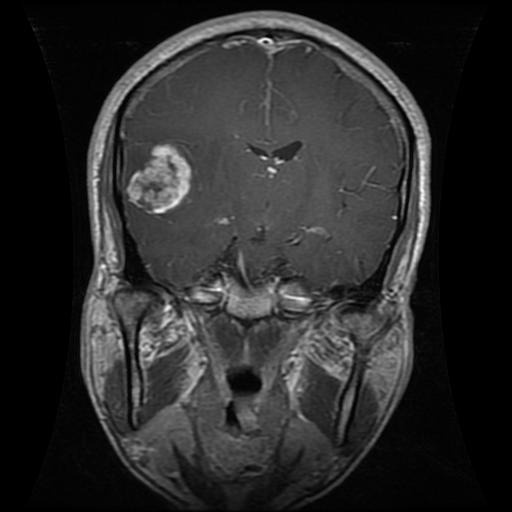
#> input picture samples/brain_mri.jpg, 512 x 512 px
$ python -i rectify.py   (imports and definitions only)   (older library calls are emulated)
#> lines starting #> are read from the running program, lines starting #| are printed output that depends on the picture; after the words box and inside, x2 and y2 are one past the last pixel; in counts of white or black regions, pixels touching at a corner belong together
#> further down, picture is the input picture: shape (512, 512, 3); min 0, max 255, mean 43
### anyscan/utils.py
import cv2
import numpy as np


# [15 lines left out: function load_image, not called in this run]


def resize_max(img, max_side=1024):
#> called with max_side = 800
    h, w = img.shape[:2]
#> h = 512; w = 512
    s = max_side / max(h, w)
#> s = 1.56
    if s < 1:
        img = cv2.resize(img, (int(w * s), int(h * s)), interpolation=cv2.INTER_AREA)
        return img, s
    return img, 1.0


# [5 lines left out: function norm_gray, not called in this run]


def order_quad(pts):
    pts = np.asarray(pts, np.float32).reshape(4, 2)
    s = pts.sum(1); d = np.diff(pts, axis=1).ravel()
    return np.float32([pts[np.argmin(s)], pts[np.argmin(d)], pts[np.argmax(s)], pts[np.argmax(d)]])


def sigmoid(x):
    return 1.0 / (1.0 + np.exp(-x))

### anyscan/rectify.py
"""Find the film / screen inside a phone photo and rectify it (perspective warp)."""
import cv2
import numpy as np
from .utils import order_quad, resize_max


def _quad_candidates(mask, H, W):
    out = []
    cnts, _ = cv2.findContours(mask, cv2.RETR_EXTERNAL, cv2.CHAIN_APPROX_SIMPLE)
    for c in sorted(cnts, key=cv2.contourArea, reverse=True)[:4]:
        area = cv2.contourArea(c)
        if area < 0.10 * H * W or area > 0.96 * H * W:
            continue
        hull = cv2.convexHull(c)
        peri = cv2.arcLength(hull, True)
        for eps in (0.02, 0.03, 0.05, 0.08):
            ap = cv2.approxPolyDP(hull, eps * peri, True)
            if len(ap) == 4:
                q = order_quad(ap.reshape(4, 2).astype(np.float32))
                fill = area / max(cv2.contourArea(q), 1)
                ang = []
                for i in range(4):
                    v1, v2 = q[i - 1] - q[i], q[(i + 1) % 4] - q[i]
                    ang.append(np.degrees(np.arccos(np.clip(v1 @ v2 / (np.linalg.norm(v1) * np.linalg.norm(v2) + 1e-6), -1, 1))))
                if fill > 0.85 and max(abs(a_ - 90) for a_ in ang) < 25:
                    out.append((q, area))
                break
    return out


def find_film(img_bgr):
    """Return (quad in original coords or None, info dict).
    Candidates: low-saturation region, edge contours, and multi-threshold brightness masks
    (image on a dark monitor bezel, or dark film on a bright lightbox)."""
    small, s = resize_max(img_bgr, 800)
#> s = 1
    H, W = small.shape[:2]
#> H = 512; W = 512
    hsv = cv2.cvtColor(small, cv2.COLOR_BGR2HSV)
#> hsv: shape (512, 512, 3); mean H, S, V 0, 0, 43
    gray = cv2.cvtColor(small, cv2.COLOR_BGR2GRAY)
    k = max(9, int(0.03 * min(H, W)) | 1)
#> k = 15
    masks = []
    m1 = (hsv[..., 1] < 40).astype(np.uint8) * 255
#> m1: shape (512, 512); every value is 255
    masks.append(("lowsat", cv2.morphologyEx(m1, cv2.MORPH_CLOSE, np.ones((15, 15), np.uint8))))
    edges = cv2.Canny(cv2.GaussianBlur(gray, (5, 5), 0), 30, 90)
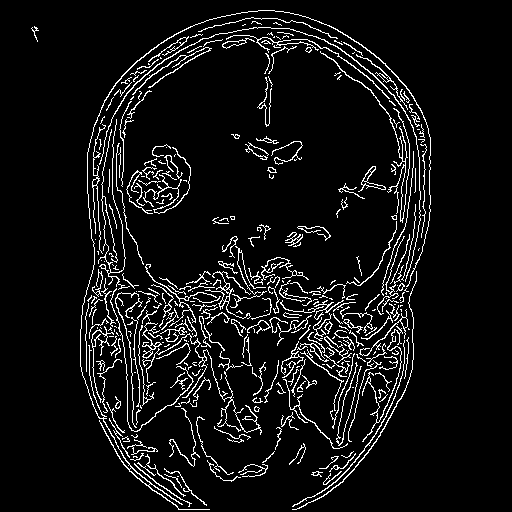
#> edges: shape (512, 512); 7.2% white in thin lines or dots, all inside (x1, y1, x2, y2) = (31, 10, 431, 510)
    masks.append(("edges", cv2.dilate(edges, np.ones((5, 5), np.uint8))))
    g = cv2.GaussianBlur(gray, (7, 7), 0)
    for t in (25, 40, 60, 80):
        m = (g > t).astype(np.uint8) * 255
        m = cv2.morphologyEx(m, cv2.MORPH_CLOSE, np.ones((k, k), np.uint8))
        m = cv2.morphologyEx(m, cv2.MORPH_OPEN, np.ones((k, k), np.uint8))
        masks.append((f"bright>{t}", m))
#> this loop made 4 passes
#> pass 2, in find_film, `m = (g > t).astype(np.uint8) * 255`:
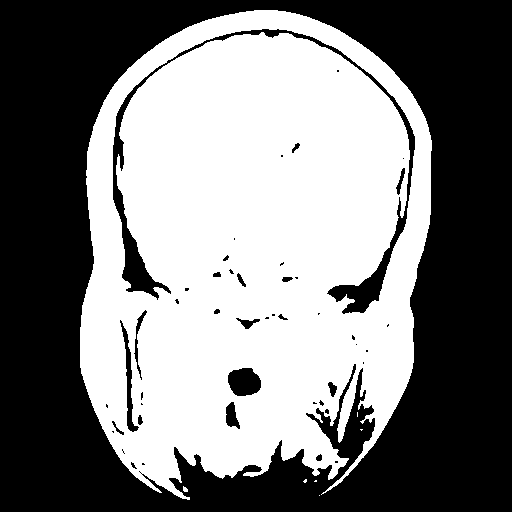
#> m: shape (512, 512); 49.1% white; 7 white regions (5 under 20 px), largest, box (x1, y1, x2, y2) and area: (80, 10, 432, 500) 128628, (183, 486, 188, 492) 22
#> after the loop, masks = 6 items
    for t in (200, 225):
        m = (g < t).astype(np.uint8) * 255
        m = cv2.morphologyEx(m, cv2.MORPH_CLOSE, np.ones((k, k), np.uint8))
        masks.append((f"dark<{t}", m))
#> this loop made 2 passes
#> pass 1, in find_film, `m = (g < t).astype(np.uint8) * 255`:
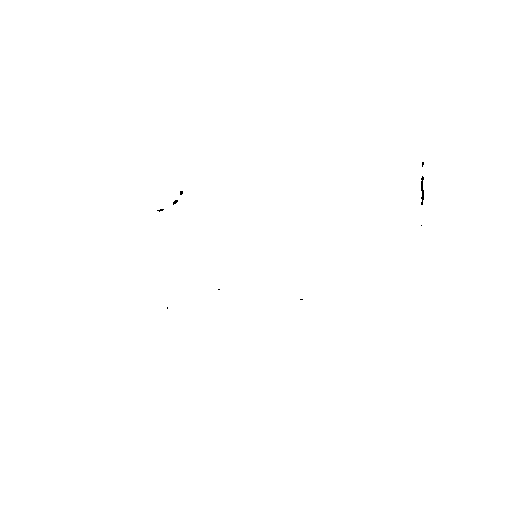
#> m: shape (512, 512); 100% white; black in thin lines or dots, all inside (x1, y1, x2, y2) = (157, 162, 424, 309)
#> after the loop, masks = 8 items
    # image displayed on a dark monitor: it is a bright "hole" inside the dark screen/bezel region
    for t in (30, 45, 65):
        dark = (g < t).astype(np.uint8)
        dark = cv2.morphologyEx(dark, cv2.MORPH_OPEN, np.ones((5, 5), np.uint8))
        cnts, hier = cv2.findContours(dark, cv2.RETR_CCOMP, cv2.CHAIN_APPROX_SIMPLE)
        if hier is None:
            continue
        hole = np.zeros((H, W), np.uint8)
        for c, h in zip(cnts, hier[0]):
            if h[3] >= 0 and cv2.contourArea(c) > 0.08 * H * W:
                cv2.drawContours(hole, [c], -1, 255, -1)
        if hole.any():
            masks.insert(0, (f"screen-hole<{t}", hole))
#> this loop made 3 passes
#> pass 1, in find_film, `dark = cv2.morphologyEx(dark, cv2.MORPH_OPEN, np.ones((5, 5), np.uint8))`:
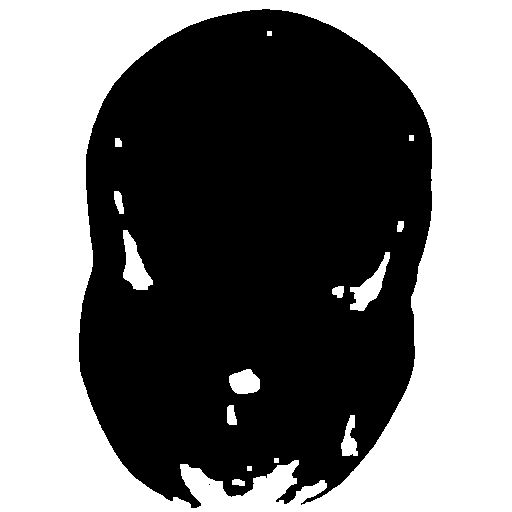
#> dark: shape (512, 512); values 0 (black) and 1 (white), 47.1% white; 15 white regions, largest, box (x1, y1, x2, y2) and area: (0, 0, 512, 512) 119900, (123, 230, 153, 290) 949, (350, 252, 390, 311) 866
#> after the loop:
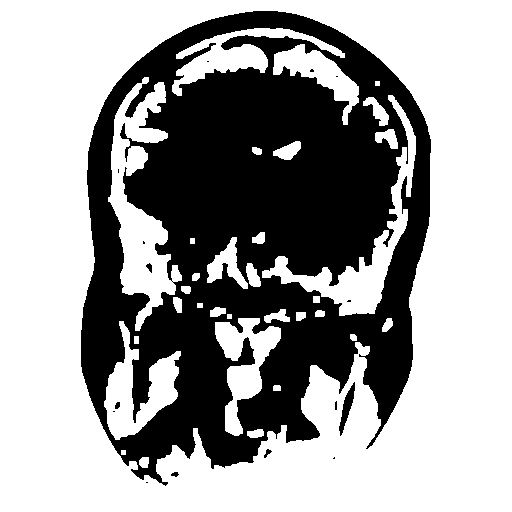
#> dark: shape (512, 512); values 0 (black) and 1 (white), 62.3% white; 16 black regions (10 under 20 px), largest, box (x1, y1, x2, y2) and area: (81, 11, 431, 486) 98301, (339, 382, 355, 436) 318, (146, 263, 152, 273) 35, (264, 449, 272, 458) 33, (115, 402, 120, 409) 28, (171, 472, 179, 477) 27
#> after the loop:
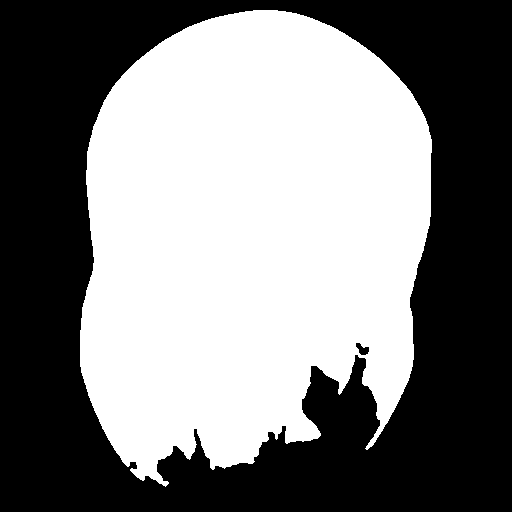
#> hole: shape (512, 512); 49.5% white; 1 white region, box (x1, y1, x2, y2) and area: (80, 10, 432, 487) 129772
#> after the loop, masks = 11 items
    cands = []
    for name, m in masks:
        for q, area in _quad_candidates(m, H, W):
            inner = np.zeros((H, W), np.uint8); cv2.fillConvexPoly(inner, q.astype(np.int32), 1)
            sat = float(hsv[..., 1][inner > 0].mean())
            tex = float(cv2.Laplacian(gray, cv2.CV_32F)[inner > 0].std())
            if sat < 45:
                cands.append((q, area, name, sat, tex))
#> this loop made 11 passes
#> name on passes 1, 2, 3, 5, 6, 7: 'screen-hole<65', 'screen-hole<45', 'screen-hole<30', 'edges', 'bright>25', 'bright>40'
#> name on passes 4, 10, 11: 'lowsat', 'dark<200', 'dark<225'
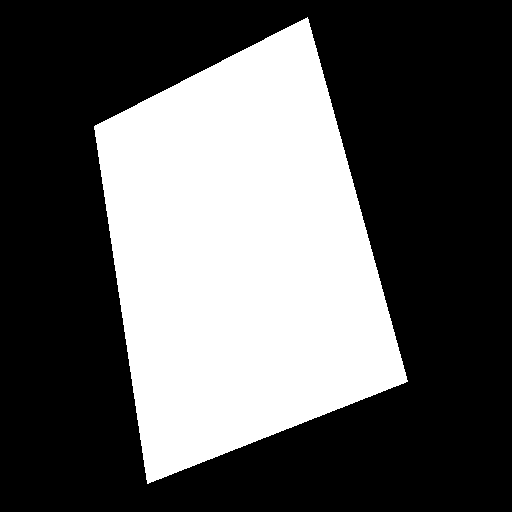
#> inner: shape (512, 512); values 0 (black) and 1 (white), 35.8% white; 1 white region, box (x1, y1, x2, y2) and area: (94, 17, 408, 484) 93928
#> after the loop, cands = 7 items
    if not cands:
        return None, {"film_found": False}
    # prefer the largest grey textured quad that is not (almost) the whole frame
    holes = [c for c in cands if c[2].startswith("screen-hole")]
#> holes = 3 items
    pool = holes if holes else cands
#> pool = 3 items
    q, area, name, sat, tex = max(pool, key=lambda c: c[1] * (0.6 if c[1] > 0.9 * H * W else 1.0))
#> q = [[85, 154], [288, 10], [414, 366], [191, 508]]; area = 143017.5; name = 'screen-hole<30'; sat = 0; tex = 10.83
    return order_quad(q) / s, {"film_found": True, "film_area_frac": round(float(area / (H * W)), 3), "detector": name}


# [47 lines left out: functions quad_geometry, warp, content_crop, not called in this run]

>>> import cv2
>>> picture = cv2.imread('../samples/brain_mri.jpg')
>>> result = find_film(picture)

$ run again, on samples/phone_sim_cq500_film_ich_342.jpg
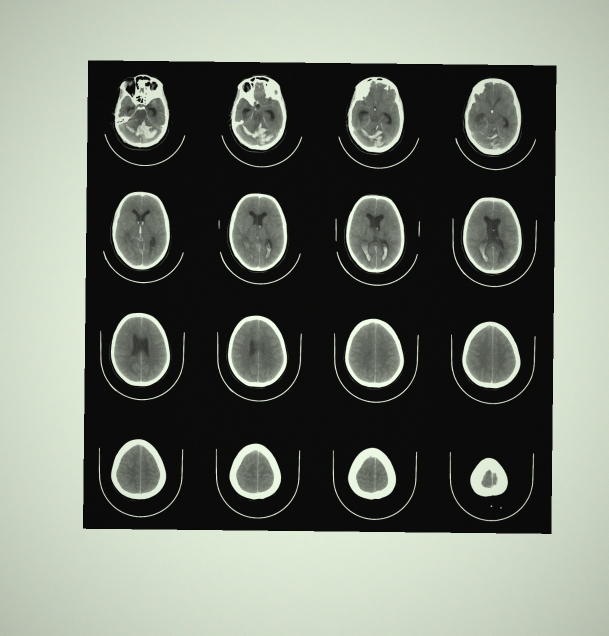
#> input picture samples/phone_sim_cq500_film_ich_342.jpg, 1217 x 1271 px (shown at 1/2 size)
#> picture is the input picture: shape (1271, 1217, 3); mean B, G, R 110.3, 119.8, 113.9
#> in find_film, `small, s = resize_max(img_bgr, 800)`: s = 0.629
#> hsv: shape (800, 766, 3); mean H, S, V 33.6, 17.6, 119.8
#> in find_film, `m1 = (hsv[..., 1] < 40).astype(np.uint8) * 255`:
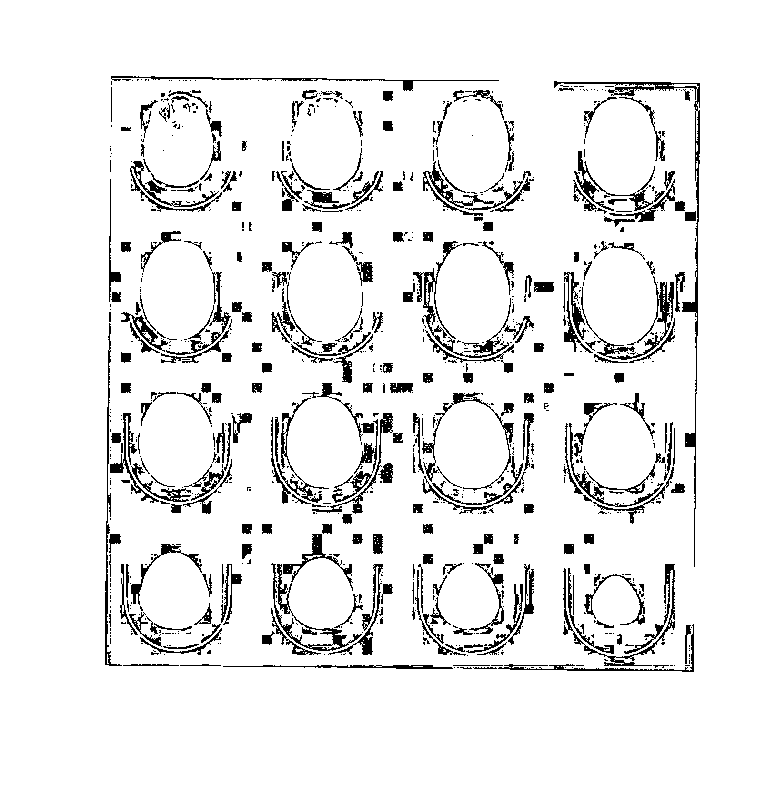
#> m1: shape (800, 766); 92.1% white; 911 black regions (632 under 20 px), largest, box (x1, y1, x2, y2) and area: (554, 81, 700, 567) 1866, (413, 241, 511, 358) 1286, (563, 564, 675, 666) 1231
#> edges: shape (800, 766); 3.6% white in thin lines or dots, all inside (x1, y1, x2, y2) = (104, 76, 701, 673)
#> after the loop in find_film, `for t in (25, 40, 60, 80):`: masks = 6 items
#> after the loop in find_film, `for t in (200, 225):`: masks = 8 items
#> the loop in find_film, `for name, m in masks:` made 8 passes
#> name on passes 1, 3, 4, 5, 6, 8: 'lowsat', 'bright>25', 'bright>40', 'bright>60', 'bright>80', 'dark<225'
#> after the loop in find_film, `for name, m in masks:`:
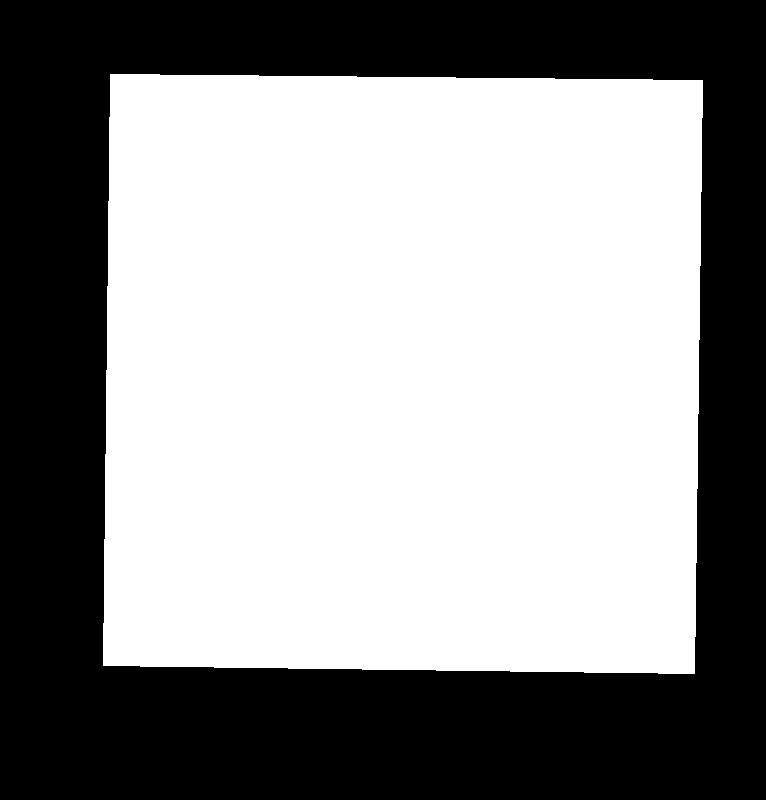
#> inner: shape (800, 766); values 0 (black) and 1 (white), 57.3% white; 1 black region, box (x1, y1, x2, y2) and area: (0, 0, 766, 800) 261391
#> after the loop in find_film, `for name, m in masks:`: cands = [([[109, 74], [702, 81], [696, 673], [102, 666]], 352412.5, 'edges', 15.47, 43.66), ([[110, 74], [702, 80], [694, 673], [103, 665]], 350859.5, 'dark<200', 15.45, 43.62)]
#> holes = []
#> pool has the same summary as cands
#> in find_film, `q, area, name, sat, tex = max(pool, key=lambda c: c[1] * (0.6 if c[1] ..`: q = [[109, 74], [702, 81], [696, 673], [102, 666]]; area = 352412.5; name = 'edges'; sat = 15.47; tex = 43.66

$ run again, on samples/phone_sim_cq500_film_no_ich_361.jpg
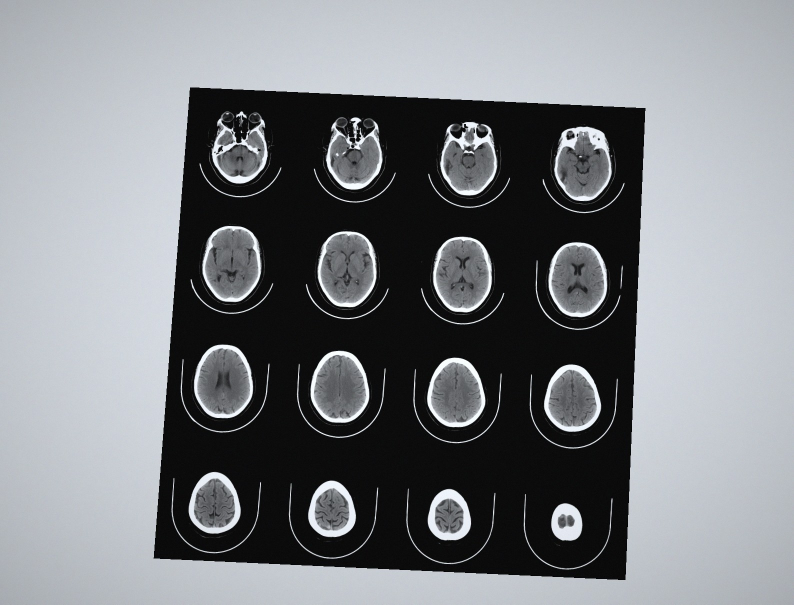
#> input picture samples/phone_sim_cq500_film_no_ich_361.jpg, 1587 x 1209 px (shown at 1/2 size)
#> picture is the input picture: shape (1209, 1587, 3); mean B, G, R 132.1, 128.3, 125.3
#> in find_film, `small, s = resize_max(img_bgr, 800)`: s = 0.504
#> hsv: shape (609, 800, 3); mean H, S, V 78.8, 12.2, 132.2
#> in find_film, `m1 = (hsv[..., 1] < 40).astype(np.uint8) * 255`:
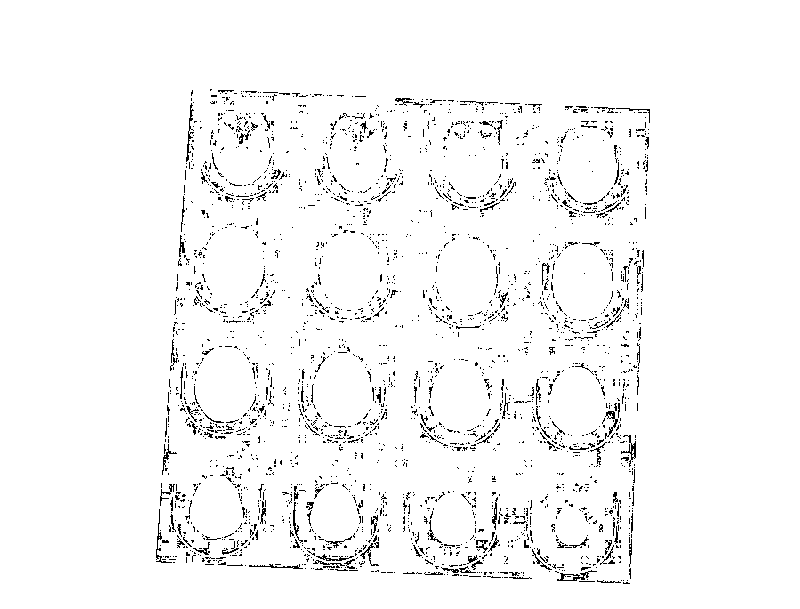
#> m1: shape (609, 800); 96.7% white; black in thin lines or dots, all inside (x1, y1, x2, y2) = (156, 89, 650, 584)
#> edges: shape (609, 800); 3.7% white in thin lines or dots, all inside (x1, y1, x2, y2) = (155, 88, 651, 585)
#> after the loop in find_film, `for t in (25, 40, 60, 80):`: masks = 6 items
#> after the loop in find_film, `for t in (200, 225):`: masks = 8 items
#> the loop in find_film, `for name, m in masks:` made 8 passes
#> name on passes 1, 3, 4, 5, 6, 7, 8: 'lowsat', 'bright>25', 'bright>40', 'bright>60', 'bright>80', 'dark<200', 'dark<225'
#> after the loop in find_film, `for name, m in masks:`:
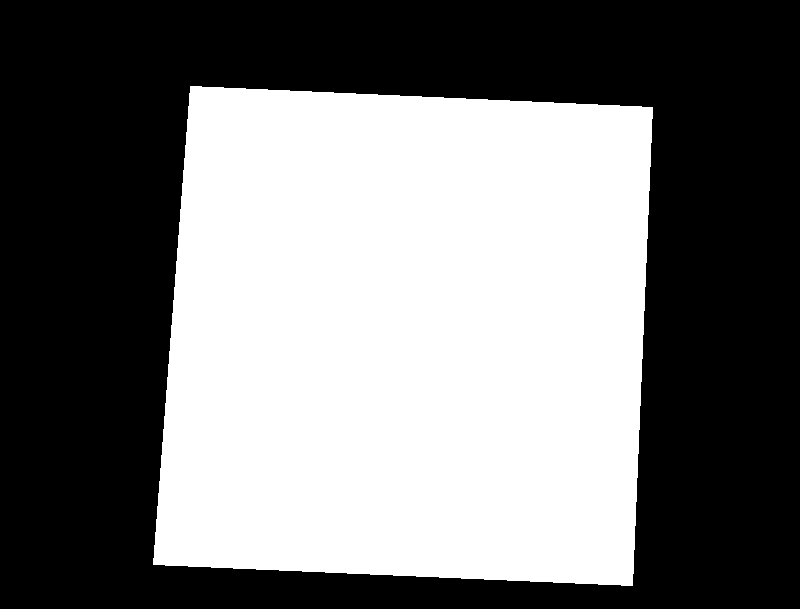
#> inner: shape (609, 800); values 0 (black) and 1 (white), 46.5% white; 1 white region, box (x1, y1, x2, y2) and area: (153, 86, 653, 586) 226459
#> after the loop in find_film, `for name, m in masks:`: cands = [([[190, 86], [652, 107], [632, 585], [153, 564]], 226655.5, 'edges', 10.58, 54.25)]
#> holes = []
#> pool has the same summary as cands
#> in find_film, `q, area, name, sat, tex = max(pool, key=lambda c: c[1] * (0.6 if c[1] ..`: q = [[190, 86], [652, 107], [632, 585], [153, 564]]; area = 226655.5; name = 'edges'; sat = 10.58; tex = 54.25
